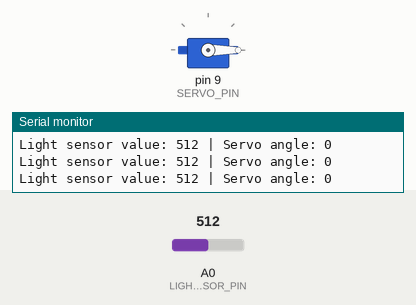
The sketch below on a simulated Arduino Uno, built with avr-gcc and run on an emulated ATmega328P. Shown: servo, the last lines printed to the serial monitor. Inputs (shaded band) come from the test bench; at power-on: A0 (LIGHT_SENSOR_PIN) = 512.

Above: at 9.1 s.
9.2 s: A0 (LIGHT_SENSOR_PIN) set to 520
At 10.6 s:
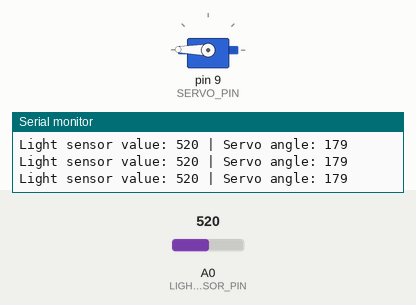
12.2 s: A0 (LIGHT_SENSOR_PIN) set to 0
At 12.8 s:
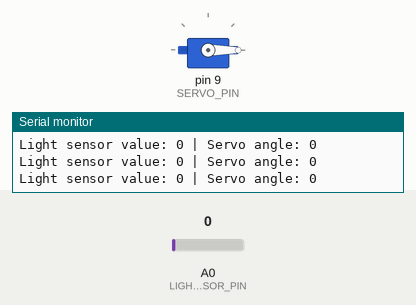
13.7 s: A0 (LIGHT_SENSOR_PIN) set to 122
At 14.7 s:
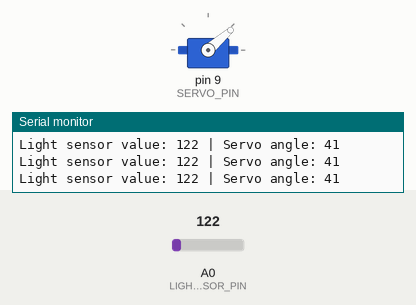
15.2 s: A0 (LIGHT_SENSOR_PIN) set to 306
At 16.0 s:
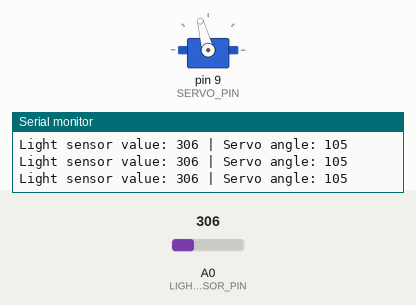
16.7 s: A0 (LIGHT_SENSOR_PIN) set to 716
At 18.1 s:
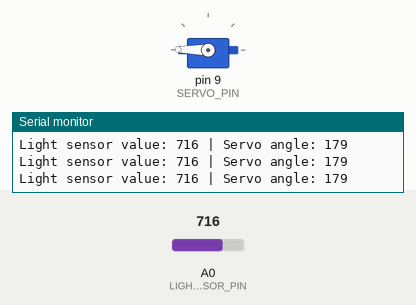
19.7 s: A0 (LIGHT_SENSOR_PIN) set to 511
At 20.4 s:
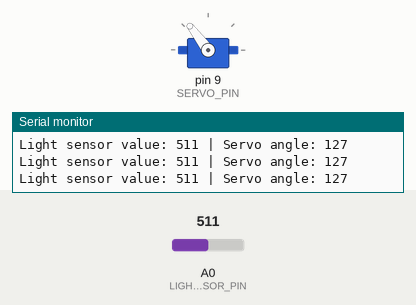
Timing chart, 0 to 22.2 s (numbered marks = the images above; inputs shaded):
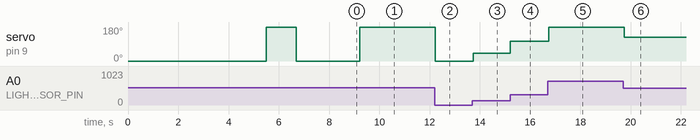

Measured:
- the behaviour switches between 512 and 513 on A0 (LIGHT_SENSOR_PIN) (found by bisection; images 0 and 1)
- after the input at 9.2 s, servo on pin 9 (SERVO_PIN): 0° → 179° at once
- after the input at 12.2 s, servo on pin 9 (SERVO_PIN): 179° → 0° at once
- after the input at 13.7 s, servo on pin 9 (SERVO_PIN): 0° → 41° at once
- after the input at 15.2 s, servo on pin 9 (SERVO_PIN): 41° → 105° at once
- after the input at 16.7 s, servo on pin 9 (SERVO_PIN): 105° → 179° at once
- after the input at 19.7 s, servo on pin 9 (SERVO_PIN): 179° → 127° at once

The sketch:

Light_meter.ino
```cpp
#include <Servo.h>

// Light sensor configuration
int lightSensorValue;
int lightSensorLow = 1023;
int lightSensorHigh = 0;

const int LIGHT_SENSOR_PIN = A0;

// Servo configuration
const int SERVO_PIN = 9;
Servo myServo;

int servo_angle;
int prev_servo_angle;


void setup() {
  Serial.begin(9600);

  // Calibrate the light sensor
  while(millis() < 5000){
    lightSensorValue = analogRead(LIGHT_SENSOR_PIN);
    // Calibrate high value
    if(lightSensorValue > lightSensorHigh){
      lightSensorHigh = lightSensorValue;
    }
    // Calibrate low value
    if(lightSensorValue < lightSensorLow){
      lightSensorLow = lightSensorValue;
    }
  }

  Serial.print("Calibration results: ");
  Serial.print("Low: ");
  Serial.print(lightSensorLow);
  Serial.print(" | High: ");
  Serial.println(lightSensorHigh);

  // Initialize servo
  myServo.attach(SERVO_PIN);
  servo_angle = 0;
  prev_servo_angle = 0;

  // Shows the servo movement range and leave it on the initial position
  myServo.write(0);
  delay(500);
  myServo.write(179);
  delay(1200);
  myServo.write(0);
  delay(1200);

}

void loop() {
  lightSensorValue = analogRead(LIGHT_SENSOR_PIN);

  // Recalibrate the light sensor
  if(lightSensorValue > lightSensorHigh){
    lightSensorHigh = lightSensorValue;
  }
  if(lightSensorValue < lightSensorLow){
    lightSensorLow = lightSensorValue;
  }

  int servoAngle = map(lightSensorValue, lightSensorLow, lightSensorHigh, 0, 179);
  servoAngle = constrain(servoAngle, 0, 179);

  myServo.write(servoAngle);
  delay(50); // Wait the servo to be there

  Serial.print("Light sensor value: ");
  Serial.print(lightSensorValue);
  Serial.print(" | Servo angle: ");
  Serial.println(servoAngle);

}
```
